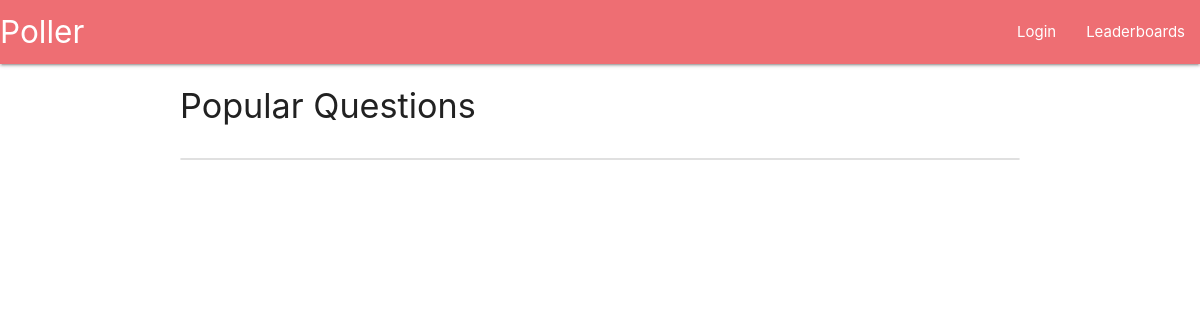
The app's page /, older data.
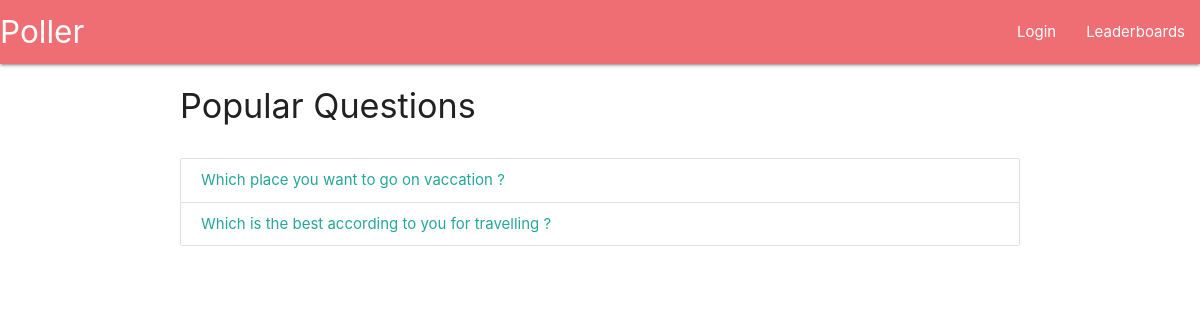
The same page, newer data.
### main/models.py (models this page shows, shortened)
class Question(models.Model):
    slug = models.SlugField()
    content = models.CharField(max_length=1024)

### main/views.py (the view)
# urls.py: path('',views.Index.as_view(),name='index'),
class Index(ListView):
    model = Question
    template_name = 'main/index.html'

### templates/main/index.html
{% extends 'base.html' %}
{% block content %}
{% include 'main/components/navbar.html'%}
<div class="container">
  <div class="row">
    <span class="collection-header">
      <h4>Popular Questions </h4>
    </span>
  </div>
  <div class="row">
    <div class="col-6">
      <div class="collection">
        {% for question in question_list %}
        <a href="{% url 'question' question.slug %}" class="collection-item">{{question.content}}</a>
        {% endfor %}
      </div>
    </div>
  </div>
</div>
{% endblock %}

### templates/base.html (shortened to what this page needs)
<!DOCTYPE html>
<html lang="en">
<head>
  <link rel="stylesheet" href="https://cdnjs.cloudflare.com/ajax/libs/materialize/1.0.0/css/materialize.min.css">
</head>
<body>
    {% block content %}
    {% endblock %}
</body>
</html>

### templates/main/components/navbar.html
<nav>
  <div class="nav-wrapper">
    <a href="#" class="brand-logo">Poller</a>
    <ul id="nav-mobile" class="right hide-on-med-and-down">
      <li>
      {% if request.user.is_authenticated   %}
      <a href="{% url 'auth_logout' %}">Logout</a>
      {% else %}
      <a href="{% url 'auth_login' %}">Login</a>
      {% endif %}
    </li>
      <li><a href="#">Leaderboards</a></li>
    </ul>
  </div>
</nav>

Row changes from the older to the newer data that the page shows:
added Question: content "Which place you want to go on vaccation ?"
added Question: content "Which is the best according to you for travelling ?"
